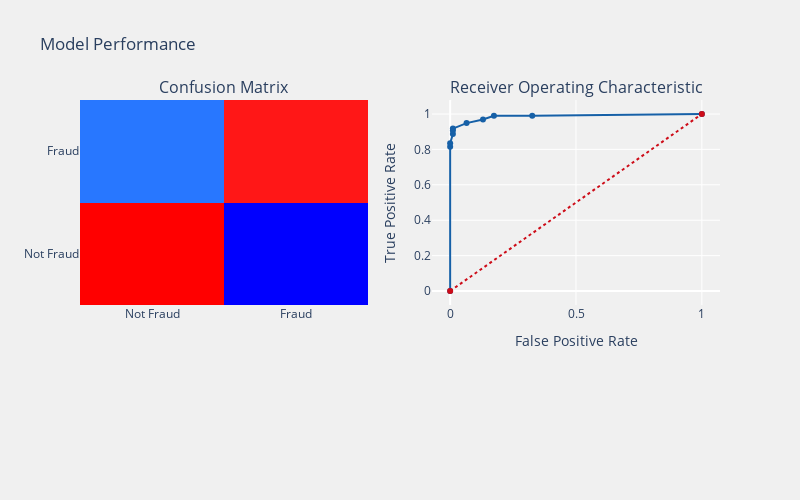

Notebook source saved alongside this figure:
### Code cell
knn3 = KNeighborsClassifier(n_neighbors=10)
fraud_detection_model_evaluation(knn3, X_train, X_test, y_train, y_test, "None", threshold_plot=True)

### Figure 1 — Plotly figure (JSON) as saved in the notebook; plotly's stock layout.template omitted (floating-point values rounded to 4 significant figures)
{"data": [{"colorscale": [[0, "rgb(0,0,255)"], [0.1, "rgb(51,153,255)"], [0.2, "rgb(102,204,255)"], [0.3, "rgb(153,204,255)"], [0.4, "rgb(204,204,255)"], [0.5, "rgb(255,255,255)"], [0.6, "rgb(255,204,255)"], [0.7, "rgb(255,153,255)"], [0.8, "rgb(255,102,204)"], [0.9, "rgb(255,102,102)"], [1, "rgb(255,0,0)"]], "name": "Confusion matrix", "showscale": false, "type": "heatmap", "x": ["Not Fraud", "Fraud"], "xaxis": "x", "y": ["Not Fraud", "Fraud"], "yaxis": "y", "z": [[91, 1], [8, 89]]}, {"line": {"color": "rgb(22, 96, 167)", "width": 2}, "name": "ROC Curve (AUC = 0.99)", "type": "scatter", "x": [0, 0, 0, 0.01087, 0.01087, 0.01087, 0.06522, 0.1304, 0.1739, 0.3261, 1], "xaxis": "x2", "y": [0, 0.8144, 0.8351, 0.8866, 0.9072, 0.9175, 0.9485, 0.9691, 0.9897, 0.9897, 1], "yaxis": "y2"}, {"line": {"color": "rgb(205, 12, 24)", "dash": "dot", "width": 2}, "type": "scatter", "x": [0, 1], "xaxis": "x2", "y": [0, 1], "yaxis": "y2"}], "layout": {"annotations": [{"font": {"size": 16}, "showarrow": false, "text": "Confusion Matrix", "x": 0.225, "xanchor": "center", "xref": "paper", "y": 1, "yanchor": "bottom", "yref": "paper"}, {"font": {"size": 16}, "showarrow": false, "text": "Receiver Operating Characteristic", "x": 0.775, "xanchor": "center", "xref": "paper", "y": 1, "yanchor": "bottom", "yref": "paper"}], "autosize": false, "height": 500, "margin": {"b": 195}, "paper_bgcolor": "rgba(240, 240, 240, 0.95)", "plot_bgcolor": "rgba(240, 240, 240, 0.95)", "showlegend": false, "title": {"text": "Model Performance"}, "width": 800, "xaxis": {"anchor": "y", "domain": [0, 0.45]}, "xaxis2": {"anchor": "y2", "domain": [0.55, 1], "title": {"text": "False Positive Rate"}}, "yaxis": {"anchor": "x", "domain": [0, 1]}, "yaxis2": {"anchor": "x2", "domain": [0, 1], "title": {"text": "True Positive Rate"}}}}
